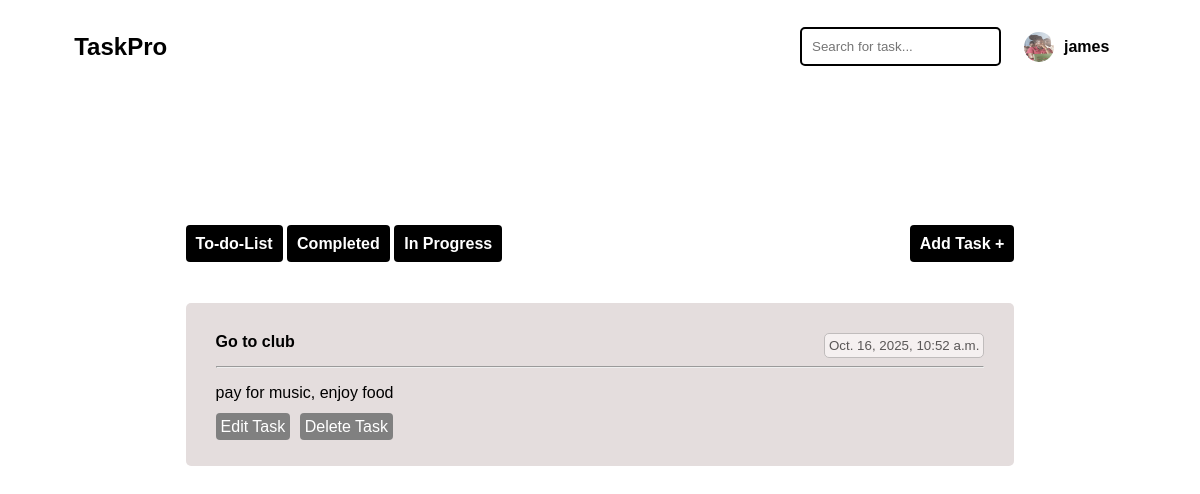
/ (signed in), run on the app's committed database.
### task_app/models.py (models this page shows, shortened)
class Profile(models.Model):
    user = models.OneToOneField(User, on_delete = models.CASCADE)
    profile_image = models.ImageField(upload_to = 'profile_pics/', default = 'default.jpg')

class Task(models.Model):
    user = models.ForeignKey(User, on_delete=models.CASCADE, null=True, blank=True)
    title = models.CharField(max_length=200)
    tasks = models.TextField(max_length=300)
    date_created = models.DateTimeField(auto_now_add=True)
    completed = models.BooleanField(default=False)

### task_app/views.py (the view)
# urls.py: 2. Add a URL to urlpatterns:  path('', views.home, name='home')
def home(request):
    tasks = []
    if request.user.is_authenticated:
        tasks = Task.objects.filter(user=request.user)
    return render(request, 'home.html', {'tasks': tasks})

### templates/home.html (shortened to what this page needs)
{% include 'navbar.html'%}
{% load static %}
<!DOCTYPE html>
<html lang="en">
<head>
    <link rel="stylesheet" href="{% static 'css/style.css'%}">
</head>
<body>
    <main>
        <div class="task_page">
            <div class="side_bar">
                <div class="container">
                    <a href="{% url 'home' %}" id="todolist">To-do-List</a>
                    <a href="{% url 'completed' %}" id="completed">Completed</a>
                    <a href="" id="progress">In Progress</a>
                </div>
                <div class="task_add">
                    <a href="{% url 'addtask' %}">Add Task +</a>
                </div>
            </div>
            <div class="main">
                        {% for task in tasks %}
                            <div class="pages">
                                <div class="task">
                                    <div class="top">
                                        <div class="title">
                                            <strong>{{ task.title}}</strong><br>
                                        </div>
                                        <div class="time">
                                            <small>{{ task.date_created }}</small>
                                        </div>
                                    </div>
                                    <hr>
                                    <p>{{ task.tasks }}</p>
                                    <div class="container">
                                        <div>
                                            <a href="">Edit Task</a>
                                            <a href="{% url 'delete_task' task.id%}">Delete Task</a>
                                        </div>
                                    </div>
                                </div>
                            </div>
                        {% empty %}
                            <h3>No task added</h3>
                        {% endfor %}
            </div>
        </div>
    </main>
</body>
</html>

### templates/navbar.html (shortened to what this page needs)
{% block content %}
<div class="navbar">
                <nav>
                    <div class="logo">
                        <h2>TaskPro</h2>
                    </div>
                    <ul>
                        <li>
                            <input id="search" type="search" placeholder="Search for task...">
                        </li>
                        <li>
                            <div class="profile" style="display: flex; align-items: center;">
                                {% if user.is_authenticated %}
                                    <img src="{{ user.profile.profile_image.url }}" alt="Profile Picture" width="30" height="30" style="border-radius: 50%; text-align: center;">
                                    <a href="{% url 'profile' %}" style="color: black; background-color: transparent;"> {{ user.first_name }}</a>
                                {% else %}
                                    <a href="{% url 'login' %}">Login</a>
                                    <a href="{% url 'signup' %}">SignUp</a>
                                {% endif %}
                            </div>
                        </li>
                    </ul>
                </nav>
            </div>
{% endblock %}

### static/css/style.css (style rules this page uses)
* { font-family: Verdana, Geneva, Tahoma, sans-serif; }
.navbar nav ul li { list-style-type: none; }
.navbar nav ul { display: flex; justify-content: space-around; align-items: center; }
.navbar nav { padding: 3px 30px; display: flex; align-items: center; justify-content: center; }
.navbar nav ul li a:last-child { color: rgb(255, 255, 255); font-size: 1em; background-color: rgb(0, 0, 0); padding: 5px; border-radius: 5px; font-weight: bold; text-decoration: none; margin-left: 5px; }
.navbar nav ul { width: 30%; }
.logo { width: 60%; }
#search { background-color: transparent; border: white solid 2px; padding: 10px; border-radius: 5px; border-color: black ; }

### templates/navbar.html (style rules this page uses)
* { font-family: Verdana, Geneva, Tahoma, sans-serif; }
.navbar nav ul li { list-style-type: none; }
.navbar nav ul { display: flex; justify-content: space-around; align-items: center; }
.navbar nav { padding: 3px 30px; display: flex; align-items: center; justify-content: center; }
.navbar nav ul li a:last-child { color: rgb(255, 255, 255); font-size: 1em; background-color: rgb(0, 0, 0); padding: 5px; border-radius: 5px; font-weight: bold; text-decoration: none; margin-left: 5px; }
.navbar nav ul { width: 30%; }
.logo { width: 60%; }
#search { background-color: transparent; border: white solid 2px; padding: 10px; border-radius: 5px; border-color: black ; }

### templates/home.html (style rules this page uses)
.task_page { width: 70%; margin: 100px auto; padding: 50px; }
.side_bar { display: flex; justify-content: space-between; margin-bottom: 50px; }
.side_bar a { color: white; background-color: black; text-decoration: none; padding: 10px; border-radius: 4px; font-weight: bold; transition: linear 0.3s; }
.task .top { display: flex; justify-content: space-between; }
.task .top .time { background-color: rgb(245, 240, 240); padding: 4px; border-radius: 5px; border: 0.5px solid rgb(192, 188, 188); color: rgb(90, 87, 87); }
.pages .task { background-color: rgb(228, 221, 221); padding: 30px; margin-bottom: 50px; border-radius: 5px; }
.task .container a { color: white; text-decoration: none; background-color: grey; padding: 5px; border-radius: 4px; margin-right: 5px; font-size: 1em; }
.task .container { display: flex; justify-content: space-between; align-items: center; }

### data on the page
Task: title "Go to club", date_created "Oct. 16, 2025, 10:52 a.m.", tasks "pay for music, enjoy food"

### other printed values
{{ user.first_name }} "james"
